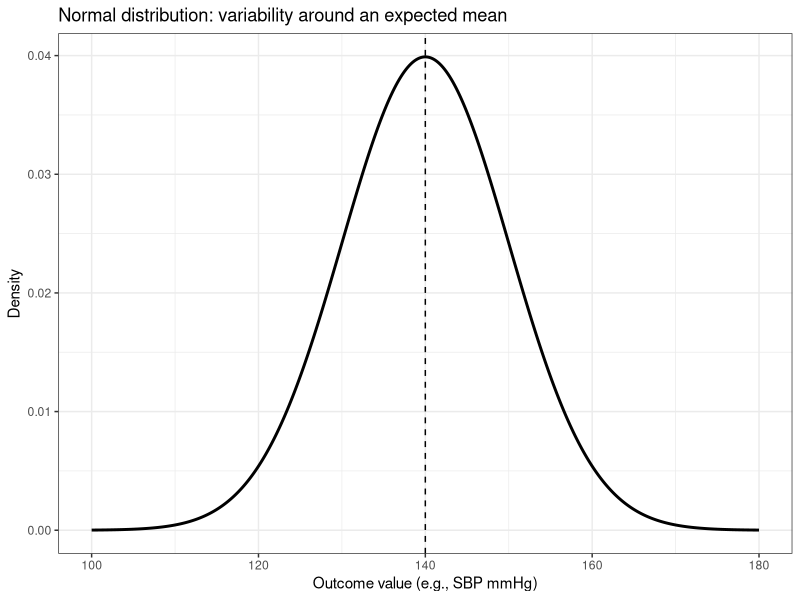
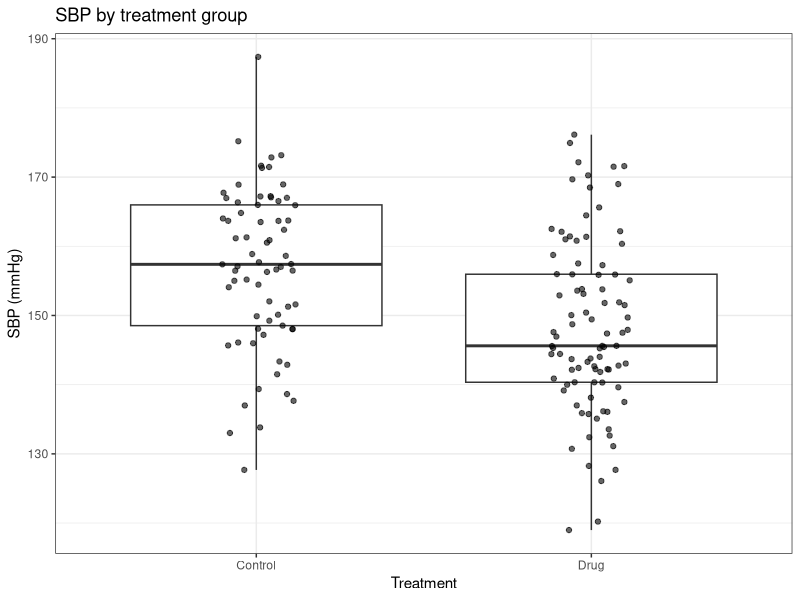
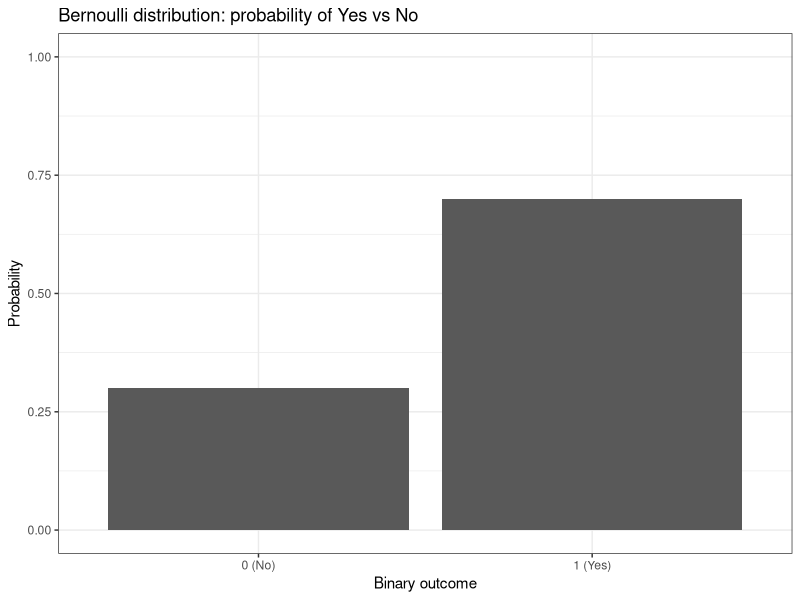
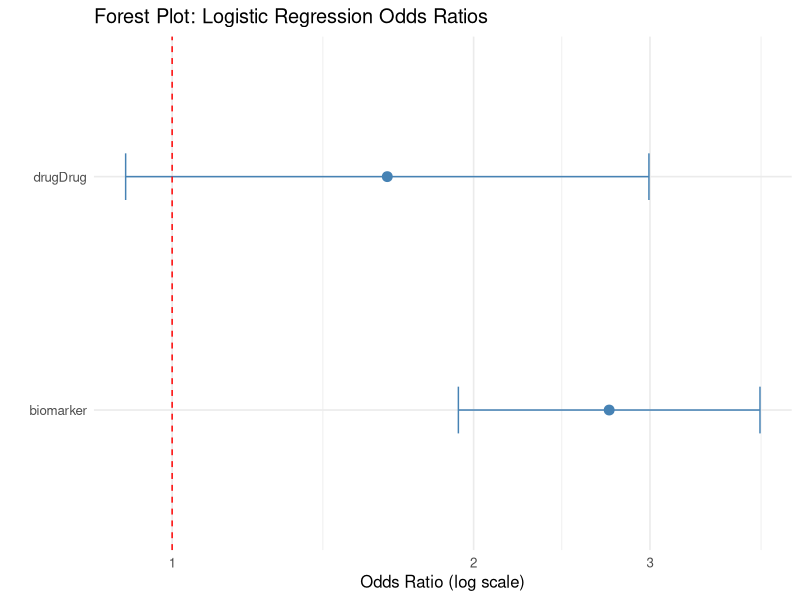

Source code (R) for these figures, in order:
## ---- chunk 1
#| include: false

library(tidyverse)  
library(survival)    
library(nlme)        
library(ggplot2)

set.seed(29)
theme_set(theme_bw())
## ---- chunk 2
library(tibble)
library(ggplot2)

mu <- 140
sd <- 10
x <- seq(mu - 4*sd, mu + 4*sd, length.out = 400)

df_norm <- tibble(
  x = x,
  density = dnorm(x, mean = mu, sd = sd)
)

ggplot(df_norm, aes(x = x, y = density)) +
  geom_line(linewidth = 1) +
  geom_vline(xintercept = mu, linetype = "dashed") +
  labs(
    x = "Outcome value (e.g., SBP mmHg)",
    y = "Density",
    title = "Normal distribution: variability around an expected mean"
  )
## ---- chunk 3
n <- 160
beta_0 <- 132
beta_drug <- -8
beta_age  <- 0.45
sigma <- 10

dat_lm <- tibble(
  age  = round(runif(n, 35, 80)),
  drug = rbinom(n, 1, 0.5) |> factor(labels = c("Control", "Drug"))
) |>
  mutate(
    sbp = beta_0 +
      beta_drug * (drug == "Drug") +
      beta_age * age +
      rnorm(n, 0, sigma)
  )


## ---- chunk 4
head(dat_lm)
## ---- chunk 5

beta_0 <- 132
beta_drug <- -8
beta_age  <- 0.45
sigma <- 10

dat_lm <- dat_lm |>
  mutate(
    sbp = beta_0 +
      beta_drug * (drug == "Drug") +
      beta_age * age +
      rnorm(n, 0, sigma)
  )
## ---- chunk 6
ggplot(dat_lm, aes(x = drug, y = sbp)) +
  geom_boxplot(outlier.shape = NA) +
  geom_jitter(width = 0.12, alpha = 0.6) +
  labs(x = "Treatment", y = "SBP (mmHg)", title = "SBP by treatment group")
## ---- chunk 7
fit_lm <- lm(sbp ~ drug + age, data = dat_lm)
summary(fit_lm)
## ---- chunk 8
ci_lm <- confint(fit_lm)
ci_lm
## ---- chunk 9
library(tibble)
library(ggplot2)

p <- 0.7

df_bern <- tibble(
  outcome = factor(c("0 (No)", "1 (Yes)"), levels = c("0 (No)", "1 (Yes)")),
  prob = c(1 - p, p)
)

ggplot(df_bern, aes(x = outcome, y = prob)) +
  geom_col() +
  scale_y_continuous(limits = c(0, 1)) +
  labs(
    x = "Binary outcome",
    y = "Probability",
    title = "Bernoulli distribution: probability of Yes vs No"
  )
## ---- chunk 10
n <- 220

dat_logit <- tibble(
  drug = rbinom(n, 1, 0.5),
  biomarker = rnorm(n, 0, 1)
)

b0 <- -0.8
b_drug <- 0.9
b_bio  <- 1.1

eta <- b0 + b_drug * dat_logit$drug + b_bio * dat_logit$biomarker
p   <- 1 / (1 + exp(-eta))

dat_logit <- dat_logit |>
  mutate(
    drug = factor(drug, labels = c("Control", "Drug")),
    response = rbinom(n, 1, p) |> factor(labels = c("No", "Yes"))
  )

## ---- chunk 11
head(dat_logit)
## ---- chunk 12
fit_logit <- glm(response ~ drug + biomarker, data = dat_logit, family = binomial())
summary(fit_logit)
## ---- chunk 13
b <- coef(fit_logit)
se <- sqrt(diag(vcov(fit_logit)))

or_tab <- tibble(
  term = names(b),
  OR = exp(b),
  CI_low = exp(b - 1.96 * se),
  CI_high = exp(b + 1.96 * se)
)

or_tab


## ---- chunk 14
# Drop the intercept for plotting
plot_or <- or_tab |> 
  filter(term != "(Intercept)") |>
  mutate(term = factor(term, levels = rev(term)))

library(ggplot2)
library(dplyr)

# Prepare data for plotting: drop intercept and order terms
plot_or <- or_tab |> 
  filter(term != "(Intercept)") |> 
  mutate(term = factor(term, levels = rev(term)))  # reverse for top-down display

# Create forest plot
ggplot(plot_or, aes(x = OR, y = term)) +
  geom_point(size = 3, color = "steelblue") +                     # points for OR
  geom_errorbarh(aes(xmin = CI_low, xmax = CI_high), height = 0.2, color = "steelblue") +  # CI lines
  geom_vline(xintercept = 1, linetype = "dashed", color = "red") +  # reference line at OR = 1
  scale_x_log10() +  # log scale is conventional for ORs
  labs(
    x = "Odds Ratio (log scale)",
    y = "",
    title = "Forest Plot: Logistic Regression Odds Ratios"
  ) +
  theme_minimal(base_size = 12)

